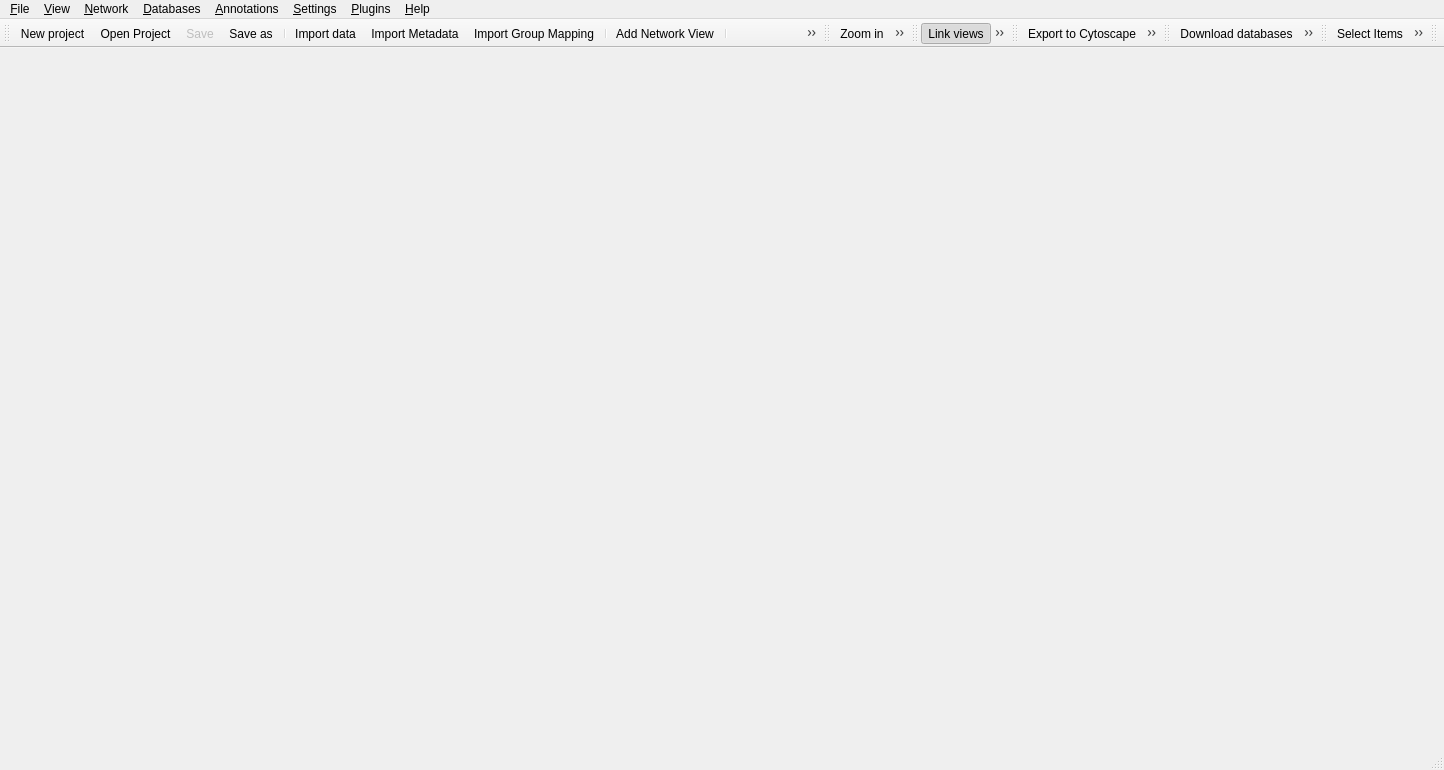
<?xml version="1.0" encoding="UTF-8"?>
<ui version="4.0">
 <class>MainWindow</class>
 <widget class="QMainWindow" name="MainWindow">
  <property name="geometry">
   <rect>
    <x>0</x>
    <y>0</y>
    <width>1444</width>
    <height>770</height>
   </rect>
  </property>
  <property name="windowTitle">
   <string/>
  </property>
  <property name="windowIcon">
   <iconset resource="ui.qrc">
    <normaloff>:/icons/images/main.svg</normaloff>:/icons/images/main.svg</iconset>
  </property>
  <property name="dockNestingEnabled">
   <bool>true</bool>
  </property>
  <property name="dockOptions">
   <set>QMainWindow::AllowNestedDocks|QMainWindow::AllowTabbedDocks|QMainWindow::AnimatedDocks</set>
  </property>
  <widget class="QWidget" name="centralwidget">
   <layout class="QVBoxLayout" name="verticalLayout_5"/>
  </widget>
  <widget class="QMenuBar" name="menubar">
   <property name="geometry">
    <rect>
     <x>0</x>
     <y>0</y>
     <width>1444</width>
     <height>21</height>
    </rect>
   </property>
   <widget class="QMenu" name="menuFile">
    <property name="title">
     <string>&amp;File</string>
    </property>
    <addaction name="actionOpen"/>
    <addaction name="actionRecentProjects"/>
    <addaction name="actionProcessFile"/>
    <addaction name="actionImportMetadata"/>
    <addaction name="actionImportGroupMapping"/>
    <addaction name="separator"/>
    <addaction name="actionExportToCytoscape"/>
    <addaction name="actionExportAsImage"/>
    <addaction name="actionExportCurrentViewAsImage"/>
    <addaction name="actionExportMetadata"/>
    <addaction name="actionExportDatabaseResults"/>
    <addaction name="separator"/>
    <addaction name="actionSave"/>
    <addaction name="actionSaveAs"/>
    <addaction name="separator"/>
    <addaction name="actionQuit"/>
   </widget>
   <widget class="QMenu" name="menuAbout">
    <property name="title">
     <string>&amp;Help</string>
    </property>
    <addaction name="actionCheckUpdates"/>
    <addaction name="separator"/>
    <addaction name="actionAbout"/>
    <addaction name="actionAboutQt"/>
   </widget>
   <widget class="QMenu" name="menuView">
    <property name="title">
     <string>&amp;View</string>
    </property>
    <addaction name="actionViewMiniMap"/>
    <addaction name="actionViewSpectrum"/>
    <addaction name="actionViewCompareSpectrum"/>
    <addaction name="separator"/>
    <addaction name="actionFindStandards"/>
    <addaction name="actionFindAnalogs"/>
    <addaction name="separator"/>
    <addaction name="actionZoomIn"/>
    <addaction name="actionZoomOut"/>
    <addaction name="actionZoomToFit"/>
    <addaction name="actionZoomSelectedRegion"/>
    <addaction name="separator"/>
    <addaction name="actionFullScreen"/>
    <addaction name="separator"/>
   </widget>
   <widget class="QMenu" name="menuSettings">
    <property name="title">
     <string>&amp;Settings</string>
    </property>
    <addaction name="actionPreferences"/>
    <addaction name="actionCurrentParameters"/>
    <addaction name="separator"/>
    <addaction name="actionResetLayout"/>
    <addaction name="actionOpenUserFolder"/>
   </widget>
   <widget class="QMenu" name="menu_Network">
    <property name="title">
     <string>&amp;Network</string>
    </property>
    <addaction name="actionLinkViews"/>
    <addaction name="actionNeighbors"/>
    <addaction name="separator"/>
    <addaction name="actionHideSelected"/>
    <addaction name="actionShowAll"/>
    <addaction name="actionHideIsolatedNodes"/>
    <addaction name="separator"/>
    <addaction name="actionSetPieChartsVisibility"/>
   </widget>
   <widget class="QMenu" name="menu_Databases">
    <property name="title">
     <string>&amp;Databases</string>
    </property>
    <addaction name="actionDownloadDatabases"/>
    <addaction name="actionImportUserDatabase"/>
    <addaction name="separator"/>
    <addaction name="actionViewDatabases"/>
   </widget>
   <widget class="QMenu" name="menu_Plugins">
    <property name="title">
     <string>&amp;Plugins</string>
    </property>
    <addaction name="actionShowPluginManager"/>
    <addaction name="actionOpenPluginsFolder"/>
   </widget>
   <widget class="QMenu" name="menu_Annotations">
    <property name="title">
     <string>&amp;Annotations</string>
    </property>
    <addaction name="actionSelectItems"/>
    <addaction name="actionAddAnnotationLine"/>
    <addaction name="actionAddAnnotationArrow"/>
    <addaction name="actionAddAnnotationRect"/>
    <addaction name="actionAddAnnotationEllipse"/>
    <addaction name="actionAddAnnotationText"/>
    <addaction name="separator"/>
    <addaction name="actionUndoAnnotations"/>
    <addaction name="actionRedoAnnotations"/>
    <addaction name="separator"/>
    <addaction name="actionDeleteAnnotations"/>
    <addaction name="actionClearAnnotations"/>
   </widget>
   <addaction name="menuFile"/>
   <addaction name="menuView"/>
   <addaction name="menu_Network"/>
   <addaction name="menu_Databases"/>
   <addaction name="menu_Annotations"/>
   <addaction name="menuSettings"/>
   <addaction name="menu_Plugins"/>
   <addaction name="menuAbout"/>
  </widget>
  <widget class="QStatusBar" name="statusbar"/>
  <widget class="QToolBar" name="tbFile">
   <property name="windowTitle">
    <string>File</string>
   </property>
   <attribute name="toolBarArea">
    <enum>TopToolBarArea</enum>
   </attribute>
   <attribute name="toolBarBreak">
    <bool>false</bool>
   </attribute>
   <addaction name="actionNewProject"/>
   <addaction name="actionOpen"/>
   <addaction name="actionSave"/>
   <addaction name="actionSaveAs"/>
   <addaction name="separator"/>
   <addaction name="actionProcessFile"/>
   <addaction name="actionImportMetadata"/>
   <addaction name="actionImportGroupMapping"/>
   <addaction name="separator"/>
   <addaction name="actionAddNetworkView"/>
   <addaction name="separator"/>
   <addaction name="actionCurrentParameters"/>
   <addaction name="actionPreferences"/>
  </widget>
  <widget class="QToolBar" name="tbView">
   <property name="windowTitle">
    <string>View</string>
   </property>
   <attribute name="toolBarArea">
    <enum>TopToolBarArea</enum>
   </attribute>
   <attribute name="toolBarBreak">
    <bool>false</bool>
   </attribute>
   <addaction name="actionZoomIn"/>
   <addaction name="actionZoomOut"/>
   <addaction name="actionZoomToFit"/>
   <addaction name="actionZoomSelectedRegion"/>
   <addaction name="separator"/>
   <addaction name="actionFullScreen"/>
  </widget>
  <widget class="QToolBar" name="tbNetwork">
   <property name="windowTitle">
    <string>Network</string>
   </property>
   <attribute name="toolBarArea">
    <enum>TopToolBarArea</enum>
   </attribute>
   <attribute name="toolBarBreak">
    <bool>false</bool>
   </attribute>
   <addaction name="actionLinkViews"/>
   <addaction name="actionNeighbors"/>
   <addaction name="separator"/>
   <addaction name="actionHideSelected"/>
   <addaction name="actionShowAll"/>
   <addaction name="actionHideIsolatedNodes"/>
   <addaction name="separator"/>
   <addaction name="actionSetNodesColor"/>
   <addaction name="actionSetNodesSize"/>
   <addaction name="separator"/>
   <addaction name="actionSetPieChartsVisibility"/>
  </widget>
  <widget class="QToolBar" name="tbExport">
   <property name="windowTitle">
    <string>Export</string>
   </property>
   <attribute name="toolBarArea">
    <enum>TopToolBarArea</enum>
   </attribute>
   <attribute name="toolBarBreak">
    <bool>false</bool>
   </attribute>
   <addaction name="actionExportToCytoscape"/>
   <addaction name="actionExportAsImage"/>
   <addaction name="actionExportCurrentViewAsImage"/>
   <addaction name="separator"/>
   <addaction name="actionExportMetadata"/>
   <addaction name="actionExportDatabaseResults"/>
  </widget>
  <widget class="QToolBar" name="tbDatabase">
   <property name="windowTitle">
    <string>Database</string>
   </property>
   <property name="layoutDirection">
    <enum>Qt::LeftToRight</enum>
   </property>
   <attribute name="toolBarArea">
    <enum>TopToolBarArea</enum>
   </attribute>
   <attribute name="toolBarBreak">
    <bool>false</bool>
   </attribute>
   <addaction name="actionDownloadDatabases"/>
   <addaction name="actionImportUserDatabase"/>
   <addaction name="separator"/>
   <addaction name="actionViewDatabases"/>
  </widget>
  <widget class="QToolBar" name="tbAnnotations">
   <property name="windowTitle">
    <string>Annotations</string>
   </property>
   <property name="toolTip">
    <string>Select and move items</string>
   </property>
   <property name="statusTip">
    <string>Select and move items</string>
   </property>
   <attribute name="toolBarArea">
    <enum>TopToolBarArea</enum>
   </attribute>
   <attribute name="toolBarBreak">
    <bool>false</bool>
   </attribute>
   <addaction name="actionSelectItems"/>
   <addaction name="actionAddAnnotationLine"/>
   <addaction name="actionAddAnnotationArrow"/>
   <addaction name="actionAddAnnotationRect"/>
   <addaction name="actionAddAnnotationEllipse"/>
   <addaction name="actionAddAnnotationText"/>
   <addaction name="separator"/>
   <addaction name="actionUndoAnnotations"/>
   <addaction name="actionRedoAnnotations"/>
   <addaction name="separator"/>
   <addaction name="actionDeleteAnnotations"/>
   <addaction name="actionClearAnnotations"/>
  </widget>
  <widget class="QToolBar" name="tbSearch">
   <property name="windowTitle">
    <string>Search</string>
   </property>
   <attribute name="toolBarArea">
    <enum>TopToolBarArea</enum>
   </attribute>
   <attribute name="toolBarBreak">
    <bool>false</bool>
   </attribute>
  </widget>
  <action name="actionProcessFile">
   <property name="icon">
    <iconset resource="ui.qrc">
     <normaloff>:/icons/images/import-mgf.svg</normaloff>:/icons/images/import-mgf.svg</iconset>
   </property>
   <property name="text">
    <string>&amp;Import spectra list...</string>
   </property>
   <property name="iconText">
    <string>Import data</string>
   </property>
   <property name="toolTip">
    <string>Import a spectra list and compute scores</string>
   </property>
   <property name="statusTip">
    <string>Import a spectra list and compute scores</string>
   </property>
  </action>
  <action name="actionQuit">
   <property name="icon">
    <iconset resource="ui.qrc">
     <normaloff>:/icons/images/close.svg</normaloff>:/icons/images/close.svg</iconset>
   </property>
   <property name="text">
    <string>&amp;Quit</string>
   </property>
   <property name="shortcut">
    <string>Ctrl+Q</string>
   </property>
  </action>
  <action name="actionAbout">
   <property name="icon">
    <iconset resource="ui.qrc">
     <normaloff>:/icons/images/main.svg</normaloff>:/icons/images/main.svg</iconset>
   </property>
   <property name="text">
    <string>&amp;About...</string>
   </property>
   <property name="shortcut">
    <string>F1</string>
   </property>
  </action>
  <action name="actionAboutQt">
   <property name="icon">
    <iconset resource="ui.qrc">
     <normaloff>:/icons/images/qt-logo.svg</normaloff>:/icons/images/qt-logo.svg</iconset>
   </property>
   <property name="text">
    <string>About &amp;Qt...</string>
   </property>
  </action>
  <action name="actionOpen">
   <property name="icon">
    <iconset resource="ui.qrc">
     <normaloff>:/icons/images/document-open.svg</normaloff>:/icons/images/document-open.svg</iconset>
   </property>
   <property name="text">
    <string>&amp;Open Project...</string>
   </property>
   <property name="toolTip">
    <string>Load a previously saved project file</string>
   </property>
   <property name="statusTip">
    <string>Load a previously saved project file</string>
   </property>
   <property name="shortcut">
    <string>Ctrl+O</string>
   </property>
  </action>
  <action name="actionSave">
   <property name="enabled">
    <bool>false</bool>
   </property>
   <property name="icon">
    <iconset resource="ui.qrc">
     <normaloff>:/icons/images/document-save.svg</normaloff>:/icons/images/document-save.svg</iconset>
   </property>
   <property name="text">
    <string>&amp;Save</string>
   </property>
   <property name="iconText">
    <string>Save</string>
   </property>
   <property name="toolTip">
    <string>Save project</string>
   </property>
   <property name="statusTip">
    <string>Save project</string>
   </property>
   <property name="shortcut">
    <string>Ctrl+S</string>
   </property>
  </action>
  <action name="actionSaveAs">
   <property name="icon">
    <iconset resource="ui.qrc">
     <normaloff>:/icons/images/document-save-as.svg</normaloff>:/icons/images/document-save-as.svg</iconset>
   </property>
   <property name="text">
    <string>Sa&amp;ve as...</string>
   </property>
   <property name="toolTip">
    <string>Save project as</string>
   </property>
   <property name="statusTip">
    <string>Save project as</string>
   </property>
   <property name="shortcut">
    <string>Ctrl+Shift+S</string>
   </property>
  </action>
  <action name="actionZoomIn">
   <property name="icon">
    <iconset resource="ui.qrc">
     <normaloff>:/icons/images/zoom-in.svg</normaloff>:/icons/images/zoom-in.svg</iconset>
   </property>
   <property name="text">
    <string>Zoom &amp;in</string>
   </property>
   <property name="statusTip">
    <string>Zoom in</string>
   </property>
   <property name="shortcut">
    <string>+</string>
   </property>
  </action>
  <action name="actionZoomOut">
   <property name="icon">
    <iconset resource="ui.qrc">
     <normaloff>:/icons/images/zoom-out.svg</normaloff>:/icons/images/zoom-out.svg</iconset>
   </property>
   <property name="text">
    <string>Zoom &amp;out</string>
   </property>
   <property name="statusTip">
    <string>Zoom out</string>
   </property>
   <property name="shortcut">
    <string>-</string>
   </property>
  </action>
  <action name="actionZoomToFit">
   <property name="icon">
    <iconset resource="ui.qrc">
     <normaloff>:/icons/images/zoom-fit.svg</normaloff>:/icons/images/zoom-fit.svg</iconset>
   </property>
   <property name="text">
    <string>Zoom to &amp;fit</string>
   </property>
   <property name="toolTip">
    <string>Zoom to fit entire network in the view</string>
   </property>
   <property name="statusTip">
    <string>Zoom to fit entire network in the view</string>
   </property>
   <property name="shortcut">
    <string>*</string>
   </property>
  </action>
  <action name="actionZoomSelectedRegion">
   <property name="icon">
    <iconset resource="ui.qrc">
     <normaloff>:/icons/images/zoom-target.svg</normaloff>:/icons/images/zoom-target.svg</iconset>
   </property>
   <property name="text">
    <string>Zoom to &amp;selected region</string>
   </property>
   <property name="toolTip">
    <string>Zoom to the selected region</string>
   </property>
   <property name="statusTip">
    <string>Zoom to the selected region</string>
   </property>
   <property name="shortcut">
    <string>/</string>
   </property>
  </action>
  <action name="actionFullScreen">
   <property name="checkable">
    <bool>true</bool>
   </property>
   <property name="icon">
    <iconset resource="ui.qrc">
     <normaloff>:/icons/images/fullscreen.svg</normaloff>:/icons/images/fullscreen.svg</iconset>
   </property>
   <property name="text">
    <string>&amp;FullScreen</string>
   </property>
   <property name="toolTip">
    <string>Switch to fullscreen/normal</string>
   </property>
   <property name="statusTip">
    <string>Switch to fullscreen/normal</string>
   </property>
   <property name="shortcut">
    <string>Alt+Return</string>
   </property>
  </action>
  <action name="actionZoomReset">
   <property name="icon">
    <iconset resource="ui.qrc">
     <normaloff>:/icons/images/zoom-1.svg</normaloff>:/icons/images/zoom-1.svg</iconset>
   </property>
   <property name="text">
    <string>&amp;Reset Zoom </string>
   </property>
   <property name="statusTip">
    <string>Reset Zoom</string>
   </property>
   <property name="shortcut">
    <string>0</string>
   </property>
  </action>
  <action name="actionShowAll">
   <property name="icon">
    <iconset resource="ui.qrc">
     <normaloff>:/icons/images/eye.svg</normaloff>:/icons/images/eye.svg</iconset>
   </property>
   <property name="text">
    <string>&amp;Show all</string>
   </property>
   <property name="toolTip">
    <string>Show all nodes and edges</string>
   </property>
   <property name="statusTip">
    <string>Show all nodes and edges in the current network</string>
   </property>
   <property name="shortcut">
    <string>Alt+A</string>
   </property>
  </action>
  <action name="actionHideSelected">
   <property name="icon">
    <iconset resource="ui.qrc">
     <normaloff>:/icons/images/eye-closed.svg</normaloff>:/icons/images/eye-closed.svg</iconset>
   </property>
   <property name="text">
    <string>&amp;Hide selected nodes and edges</string>
   </property>
   <property name="toolTip">
    <string>Hide selected nodes and edges of the current network</string>
   </property>
   <property name="statusTip">
    <string>Hide selected nodes and edges of the current network</string>
   </property>
   <property name="shortcut">
    <string>H</string>
   </property>
  </action>
  <action name="actionNeighbors">
   <property name="icon">
    <iconset resource="ui.qrc">
     <normaloff>:/icons/images/select-neighbors.svg</normaloff>:/icons/images/select-neighbors.svg</iconset>
   </property>
   <property name="text">
    <string>&amp;Neighbors</string>
   </property>
   <property name="toolTip">
    <string>Select first neighbors of currently selected nodes</string>
   </property>
   <property name="statusTip">
    <string>Select first neighbors of currently selected nodes</string>
   </property>
   <property name="shortcut">
    <string>N</string>
   </property>
  </action>
  <action name="actionExportToCytoscape">
   <property name="icon">
    <iconset resource="ui.qrc">
     <normaloff>:/icons/images/cy3logoOrange.svg</normaloff>:/icons/images/cy3logoOrange.svg</iconset>
   </property>
   <property name="text">
    <string>Export to &amp;Cytoscape</string>
   </property>
   <property name="toolTip">
    <string>Export current network to cytoscape</string>
   </property>
   <property name="statusTip">
    <string>Export current network to cytoscape</string>
   </property>
   <property name="shortcut">
    <string>Ctrl+E</string>
   </property>
  </action>
  <action name="actionExportAsImage">
   <property name="icon">
    <iconset resource="ui.qrc">
     <normaloff>:/icons/images/emblem-photos.svg</normaloff>:/icons/images/emblem-photos.svg</iconset>
   </property>
   <property name="text">
    <string>Export As &amp;Image...</string>
   </property>
   <property name="toolTip">
    <string>Export current network as image</string>
   </property>
   <property name="statusTip">
    <string>Export current network as image</string>
   </property>
   <property name="shortcut">
    <string>Ctrl+Shift+I</string>
   </property>
  </action>
  <action name="actionLinkViews">
   <property name="checkable">
    <bool>true</bool>
   </property>
   <property name="checked">
    <bool>true</bool>
   </property>
   <property name="icon">
    <iconset resource="ui.qrc">
     <normaloff>:/icons/images/chain-link.svg</normaloff>:/icons/images/chain-link.svg</iconset>
   </property>
   <property name="text">
    <string>&amp;Link views</string>
   </property>
   <property name="toolTip">
    <string>Link selection between views</string>
   </property>
   <property name="statusTip">
    <string>Link selection between views</string>
   </property>
   <property name="shortcut">
    <string>Ctrl+L</string>
   </property>
  </action>
  <action name="actionDownloadDatabases">
   <property name="icon">
    <iconset resource="ui.qrc">
     <normaloff>:/icons/images/new-library.svg</normaloff>:/icons/images/new-library.svg</iconset>
   </property>
   <property name="text">
    <string>&amp;Download databases...</string>
   </property>
   <property name="iconText">
    <string>Download databases</string>
   </property>
   <property name="toolTip">
    <string>Download databases from external sources</string>
   </property>
   <property name="statusTip">
    <string>Download databases from external sources</string>
   </property>
   <property name="shortcut">
    <string>Alt+D</string>
   </property>
  </action>
  <action name="actionViewDatabases">
   <property name="enabled">
    <bool>true</bool>
   </property>
   <property name="icon">
    <iconset resource="ui.qrc">
     <normaloff>:/icons/images/library.svg</normaloff>:/icons/images/library.svg</iconset>
   </property>
   <property name="text">
    <string>&amp;View databases</string>
   </property>
   <property name="toolTip">
    <string>Explore databases</string>
   </property>
   <property name="statusTip">
    <string>Explore databases</string>
   </property>
   <property name="shortcut">
    <string>Ctrl+D</string>
   </property>
  </action>
  <action name="actionCurrentParameters">
   <property name="icon">
    <iconset resource="ui.qrc">
     <normaloff>:/icons/images/info.svg</normaloff>:/icons/images/info.svg</iconset>
   </property>
   <property name="text">
    <string>Current &amp;Parameters...</string>
   </property>
   <property name="toolTip">
    <string>Show Current Parameters</string>
   </property>
   <property name="statusTip">
    <string>Show Current Parameters</string>
   </property>
  </action>
  <action name="actionImportMetadata">
   <property name="icon">
    <iconset resource="ui.qrc">
     <normaloff>:/icons/images/import-metadata.svg</normaloff>:/icons/images/import-metadata.svg</iconset>
   </property>
   <property name="text">
    <string>Import &amp;Metadata...</string>
   </property>
   <property name="toolTip">
    <string>Import nodes metadata</string>
   </property>
   <property name="statusTip">
    <string>Import nodes metadata</string>
   </property>
   <property name="shortcut">
    <string>Ctrl+M</string>
   </property>
  </action>
  <action name="actionNewProject">
   <property name="icon">
    <iconset resource="ui.qrc">
     <normaloff>:/icons/images/new-document.svg</normaloff>:/icons/images/new-document.svg</iconset>
   </property>
   <property name="text">
    <string>&amp;New project</string>
   </property>
   <property name="toolTip">
    <string>Create a new project</string>
   </property>
   <property name="statusTip">
    <string>Create a new project</string>
   </property>
   <property name="shortcut">
    <string>Ctrl+N</string>
   </property>
  </action>
  <action name="actionPreferences">
   <property name="icon">
    <iconset resource="ui.qrc">
     <normaloff>:/icons/images/preferences-system.svg</normaloff>:/icons/images/preferences-system.svg</iconset>
   </property>
   <property name="text">
    <string>&amp;Preferences...</string>
   </property>
   <property name="toolTip">
    <string>Change application settings</string>
   </property>
   <property name="statusTip">
    <string>Change application settings</string>
   </property>
  </action>
  <action name="actionExportCurrentViewAsImage">
   <property name="icon">
    <iconset resource="ui.qrc">
     <normaloff>:/icons/images/emblem-photos.svg</normaloff>:/icons/images/emblem-photos.svg</iconset>
   </property>
   <property name="text">
    <string>Export Current &amp;View As Image...</string>
   </property>
   <property name="toolTip">
    <string>Export current view of network as image</string>
   </property>
   <property name="statusTip">
    <string>Export current view of network as image</string>
   </property>
   <property name="shortcut">
    <string>Ctrl+I</string>
   </property>
  </action>
  <action name="actionViewMiniMap">
   <property name="checkable">
    <bool>true</bool>
   </property>
   <property name="checked">
    <bool>true</bool>
   </property>
   <property name="text">
    <string>Mini &amp;map</string>
   </property>
   <property name="toolTip">
    <string>View/hide Mini map on current's view</string>
   </property>
   <property name="statusTip">
    <string>View/hide Mini map on current's network</string>
   </property>
   <property name="shortcut">
    <string>M</string>
   </property>
  </action>
  <action name="actionViewSpectrum">
   <property name="icon">
    <iconset resource="ui.qrc">
     <normaloff>:/icons/images/spectrum.svg</normaloff>:/icons/images/spectrum.svg</iconset>
   </property>
   <property name="text">
    <string>&amp;Spectrum</string>
   </property>
   <property name="toolTip">
    <string>Show the spectrum associated to the selected node</string>
   </property>
   <property name="statusTip">
    <string>Show the spectrum associated to the selected node</string>
   </property>
   <property name="shortcut">
    <string>S</string>
   </property>
  </action>
  <action name="actionViewCompareSpectrum">
   <property name="icon">
    <iconset resource="ui.qrc">
     <normaloff>:/icons/images/spectrum-inverted.svg</normaloff>:/icons/images/spectrum-inverted.svg</iconset>
   </property>
   <property name="text">
    <string>&amp;Compare Spectrum</string>
   </property>
   <property name="toolTip">
    <string>Compare the spectrum associated to the selected node to another one</string>
   </property>
   <property name="statusTip">
    <string>Compare the spectrum associated to the selected node to another one</string>
   </property>
   <property name="shortcut">
    <string>C</string>
   </property>
  </action>
  <action name="actionImportGroupMapping">
   <property name="icon">
    <iconset resource="ui.qrc">
     <normaloff>:/icons/images/import-mapping.svg</normaloff>:/icons/images/import-mapping.svg</iconset>
   </property>
   <property name="text">
    <string>Import &amp;Group Mapping...</string>
   </property>
   <property name="toolTip">
    <string>Import metadata's group mapping</string>
   </property>
   <property name="statusTip">
    <string>Import metadata's group mapping</string>
   </property>
   <property name="shortcut">
    <string>Ctrl+G</string>
   </property>
  </action>
  <action name="actionSetNodesColor">
   <property name="icon">
    <iconset resource="ui.qrc">
     <normaloff>:/icons/images/color.svg</normaloff>:/icons/images/color.svg</iconset>
   </property>
   <property name="text">
    <string>Set selected nodes &amp;color</string>
   </property>
   <property name="toolTip">
    <string>Set selected nodes color</string>
   </property>
   <property name="statusTip">
    <string>Set selected nodes color</string>
   </property>
  </action>
  <action name="actionSetNodesSize">
   <property name="icon">
    <iconset resource="ui.qrc">
     <normaloff>:/icons/images/node-size.svg</normaloff>:/icons/images/node-size.svg</iconset>
   </property>
   <property name="text">
    <string>Set selected nodes &amp;size</string>
   </property>
   <property name="toolTip">
    <string>Set selected nodes size</string>
   </property>
   <property name="statusTip">
    <string>Set selected nodes size</string>
   </property>
  </action>
  <action name="actionImportUserDatabase">
   <property name="icon">
    <iconset resource="ui.qrc">
     <normaloff>:/icons/images/new-library-user.svg</normaloff>:/icons/images/new-library-user.svg</iconset>
   </property>
   <property name="text">
    <string>Import &amp;user database...</string>
   </property>
   <property name="toolTip">
    <string>Import user database from local file</string>
   </property>
   <property name="statusTip">
    <string>Import user database from local file</string>
   </property>
   <property name="shortcut">
    <string>Alt+U</string>
   </property>
  </action>
  <action name="actionResetLayout">
   <property name="icon">
    <iconset resource="ui.qrc">
     <normaloff>:/icons/images/reset-layout.svg</normaloff>:/icons/images/reset-layout.svg</iconset>
   </property>
   <property name="text">
    <string>&amp;Reset Layout</string>
   </property>
   <property name="toolTip">
    <string>Reset positions of docked widgets</string>
   </property>
   <property name="statusTip">
    <string>Reset positions of docked widgets</string>
   </property>
  </action>
  <action name="actionOpenUserFolder">
   <property name="icon">
    <iconset resource="ui.qrc">
     <normaloff>:/icons/images/user-home.svg</normaloff>:/icons/images/user-home.svg</iconset>
   </property>
   <property name="text">
    <string>&amp;Open user's folder</string>
   </property>
   <property name="statusTip">
    <string>Open user's folder</string>
   </property>
  </action>
  <action name="actionExportMetadata">
   <property name="icon">
    <iconset resource="ui.qrc">
     <normaloff>:/icons/images/export-metadata.svg</normaloff>:/icons/images/export-metadata.svg</iconset>
   </property>
   <property name="text">
    <string>Export &amp;Metadata as CSV...</string>
   </property>
   <property name="toolTip">
    <string>Export data of nodes table in a text file (Comma Separated Values format)</string>
   </property>
   <property name="statusTip">
    <string>Export data of nodes table in a text file (Comma Separated Values format)</string>
   </property>
  </action>
  <action name="actionExportDatabaseResults">
   <property name="icon">
    <iconset resource="ui.qrc">
     <normaloff>:/icons/images/export-metadata.svg</normaloff>:/icons/images/export-metadata.svg</iconset>
   </property>
   <property name="text">
    <string>Export &amp;Database results...</string>
   </property>
   <property name="statusTip">
    <string>Export Database results</string>
   </property>
  </action>
  <action name="actionSetPieChartsVisibility">
   <property name="checkable">
    <bool>true</bool>
   </property>
   <property name="checked">
    <bool>true</bool>
   </property>
   <property name="icon">
    <iconset resource="ui.qrc">
     <normaloff>:/icons/images/node-pie.svg</normaloff>:/icons/images/node-pie.svg</iconset>
   </property>
   <property name="text">
    <string>Show &amp;pie charts</string>
   </property>
   <property name="toolTip">
    <string>Temporarily show/hide pie charts</string>
   </property>
   <property name="statusTip">
    <string>Temporarily show/hide pie charts</string>
   </property>
   <property name="shortcut">
    <string>P</string>
   </property>
  </action>
  <action name="actionHideIsolatedNodes">
   <property name="checkable">
    <bool>true</bool>
   </property>
   <property name="icon">
    <iconset resource="ui.qrc">
     <normaloff>:/icons/images/hide-isolated-nodes.svg</normaloff>:/icons/images/hide-isolated-nodes.svg</iconset>
   </property>
   <property name="text">
    <string>Show/Hide &amp;Isolated Nodes</string>
   </property>
   <property name="toolTip">
    <string>Show/Hide Isolated Nodes</string>
   </property>
   <property name="statusTip">
    <string>Show/Hide Isolated Nodes</string>
   </property>
   <property name="shortcut">
    <string>I</string>
   </property>
  </action>
  <action name="actionRecentProjects">
   <property name="text">
    <string>Recent Projects</string>
   </property>
   <property name="toolTip">
    <string>List recently opened projects</string>
   </property>
  </action>
  <action name="actionCopyAsImage">
   <property name="icon">
    <iconset resource="ui.qrc">
     <normaloff>:/icons/images/emblem-photos.svg</normaloff>:/icons/images/emblem-photos.svg</iconset>
   </property>
   <property name="text">
    <string>&amp;Copy Network Image</string>
   </property>
   <property name="toolTip">
    <string>Copy current network image to clipboard</string>
   </property>
   <property name="statusTip">
    <string>Export current network as image</string>
   </property>
   <property name="shortcut">
    <string>Ctrl+Shift+C</string>
   </property>
  </action>
  <action name="actionAddNetworkView">
   <property name="icon">
    <iconset resource="ui.qrc">
     <normaloff>:/icons/images/list-add.svg</normaloff>:/icons/images/list-add.svg</iconset>
   </property>
   <property name="text">
    <string>Add Network View</string>
   </property>
   <property name="toolTip">
    <string>Add Network View</string>
   </property>
   <property name="statusTip">
    <string>Add Network View</string>
   </property>
  </action>
  <action name="actionTours">
   <property name="text">
    <string>Tours</string>
   </property>
  </action>
  <action name="actionCheckUpdates">
   <property name="text">
    <string>&amp;Check for updates</string>
   </property>
  </action>
  <action name="actionShowPluginManager">
   <property name="icon">
    <iconset resource="ui.qrc">
     <normaloff>:/icons/images/plugin.svg</normaloff>:/icons/images/plugin.svg</iconset>
   </property>
   <property name="text">
    <string>Plugins &amp;manager...</string>
   </property>
  </action>
  <action name="actionOpenPluginsFolder">
   <property name="icon">
    <iconset resource="ui.qrc">
     <normaloff>:/icons/images/plugins-home.svg</normaloff>:/icons/images/plugins-home.svg</iconset>
   </property>
   <property name="text">
    <string>&amp;Open plugins folder</string>
   </property>
   <property name="statusTip">
    <string>Open plugins folder</string>
   </property>
  </action>
  <action name="action_Find_Standards_From_library">
   <property name="text">
    <string>&amp;Find Standards From library</string>
   </property>
  </action>
  <action name="actionFindStandards">
   <property name="icon">
    <iconset resource="ui.qrc">
     <normaloff>:/icons/images/library-query.svg</normaloff>:/icons/images/library-query.svg</iconset>
   </property>
   <property name="text">
    <string>Find standards in library...</string>
   </property>
   <property name="toolTip">
    <string>Search for known spectra in library similar to the selected nodes' spectra with same precursor ion</string>
   </property>
   <property name="statusTip">
    <string>Search for known spectra in library similar to the selected nodes' spectra with same precursor ion</string>
   </property>
   <property name="shortcut">
    <string>F</string>
   </property>
  </action>
  <action name="actionFindAnalogs">
   <property name="icon">
    <iconset resource="ui.qrc">
     <normaloff>:/icons/images/library-query.svg</normaloff>:/icons/images/library-query.svg</iconset>
   </property>
   <property name="text">
    <string>Find analogs in library...</string>
   </property>
   <property name="toolTip">
    <string>Search for known spectra in library similar to the selected nodes' spectra with different precursor ion</string>
   </property>
   <property name="statusTip">
    <string>Search for known spectra in library similar to the selected nodes' spectra with different precursor ion</string>
   </property>
   <property name="shortcut">
    <string>Shift+F</string>
   </property>
  </action>
  <action name="actionSelectItems">
   <property name="checkable">
    <bool>true</bool>
   </property>
   <property name="icon">
    <iconset resource="ui.qrc">
     <normaloff>:/icons/images/move-items.svg</normaloff>:/icons/images/move-items.svg</iconset>
   </property>
   <property name="text">
    <string>Select Items</string>
   </property>
   <property name="toolTip">
    <string>Select Items</string>
   </property>
   <property name="statusTip">
    <string>Select Items</string>
   </property>
   <property name="shortcut">
    <string>Esc</string>
   </property>
  </action>
  <action name="actionAddAnnotationLine">
   <property name="checkable">
    <bool>true</bool>
   </property>
   <property name="icon">
    <iconset resource="ui.qrc">
     <normaloff>:/icons/images/add-line.svg</normaloff>:/icons/images/add-line.svg</iconset>
   </property>
   <property name="text">
    <string>Add Annotation Line</string>
   </property>
   <property name="toolTip">
    <string>Add a line annotation</string>
   </property>
   <property name="statusTip">
    <string>Add a line annotation</string>
   </property>
   <property name="shortcut">
    <string>L</string>
   </property>
  </action>
  <action name="actionAddAnnotationArrow">
   <property name="checkable">
    <bool>true</bool>
   </property>
   <property name="icon">
    <iconset resource="ui.qrc">
     <normaloff>:/icons/images/add-arrow.svg</normaloff>:/icons/images/add-arrow.svg</iconset>
   </property>
   <property name="text">
    <string>Add Annotation Arrow</string>
   </property>
   <property name="toolTip">
    <string>Add an arrow annotation</string>
   </property>
   <property name="statusTip">
    <string>Add an arrow annotation</string>
   </property>
   <property name="shortcut">
    <string>A</string>
   </property>
  </action>
  <action name="actionAddAnnotationRect">
   <property name="checkable">
    <bool>true</bool>
   </property>
   <property name="icon">
    <iconset resource="ui.qrc">
     <normaloff>:/icons/images/add-rect.svg</normaloff>:/icons/images/add-rect.svg</iconset>
   </property>
   <property name="text">
    <string>Add Annotation Rectangle</string>
   </property>
   <property name="toolTip">
    <string>Add a rectangle annotation</string>
   </property>
   <property name="statusTip">
    <string>Add a rectangle annotation</string>
   </property>
   <property name="shortcut">
    <string>R</string>
   </property>
  </action>
  <action name="actionAddAnnotationEllipse">
   <property name="checkable">
    <bool>true</bool>
   </property>
   <property name="icon">
    <iconset resource="ui.qrc">
     <normaloff>:/icons/images/add-ellipse.svg</normaloff>:/icons/images/add-ellipse.svg</iconset>
   </property>
   <property name="text">
    <string>Add Annotation Ellipse</string>
   </property>
   <property name="toolTip">
    <string>Add an elliptic annotation</string>
   </property>
   <property name="statusTip">
    <string>Add an elliptic annotation</string>
   </property>
   <property name="shortcut">
    <string>E</string>
   </property>
  </action>
  <action name="actionAddAnnotationText">
   <property name="checkable">
    <bool>true</bool>
   </property>
   <property name="icon">
    <iconset resource="ui.qrc">
     <normaloff>:/icons/images/add-text.svg</normaloff>:/icons/images/add-text.svg</iconset>
   </property>
   <property name="text">
    <string>Add Annotation Text</string>
   </property>
   <property name="toolTip">
    <string>Add a textual annotation</string>
   </property>
   <property name="statusTip">
    <string>Add a textual annotation</string>
   </property>
   <property name="shortcut">
    <string>T</string>
   </property>
  </action>
  <action name="actionUndoAnnotations">
   <property name="icon">
    <iconset resource="ui.qrc">
     <normaloff>:/icons/images/edit-undo.svg</normaloff>:/icons/images/edit-undo.svg</iconset>
   </property>
   <property name="text">
    <string>Undo</string>
   </property>
   <property name="toolTip">
    <string>Undo last annotation action</string>
   </property>
   <property name="statusTip">
    <string>Undo last annotation action</string>
   </property>
   <property name="shortcut">
    <string>Ctrl+Z</string>
   </property>
  </action>
  <action name="actionRedoAnnotations">
   <property name="icon">
    <iconset resource="ui.qrc">
     <normaloff>:/icons/images/edit-redo.svg</normaloff>:/icons/images/edit-redo.svg</iconset>
   </property>
   <property name="text">
    <string>Redo</string>
   </property>
   <property name="toolTip">
    <string>Redo last cancelled annotation action</string>
   </property>
   <property name="statusTip">
    <string>Redo last cancelled annotation action</string>
   </property>
   <property name="shortcut">
    <string>Ctrl+Shift+Z</string>
   </property>
  </action>
  <action name="actionDeleteAnnotations">
   <property name="icon">
    <iconset resource="ui.qrc">
     <normaloff>:/icons/images/edit-delete.svg</normaloff>:/icons/images/edit-delete.svg</iconset>
   </property>
   <property name="text">
    <string>Delete Annotations</string>
   </property>
   <property name="toolTip">
    <string>Delete Selected annotations</string>
   </property>
   <property name="statusTip">
    <string>Delete Selected annotations</string>
   </property>
   <property name="shortcut">
    <string>Del</string>
   </property>
  </action>
  <action name="actionClearAnnotations">
   <property name="icon">
    <iconset resource="ui.qrc">
     <normaloff>:/icons/images/list-clear.svg</normaloff>:/icons/images/list-clear.svg</iconset>
   </property>
   <property name="text">
    <string>Clear Annotations</string>
   </property>
   <property name="toolTip">
    <string>Clear Annotations</string>
   </property>
   <property name="statusTip">
    <string>Delete Selected annotations</string>
   </property>
  </action>
 </widget>
 <resources>
  <include location="ui.qrc"/>
 </resources>
 <connections/>
</ui>
